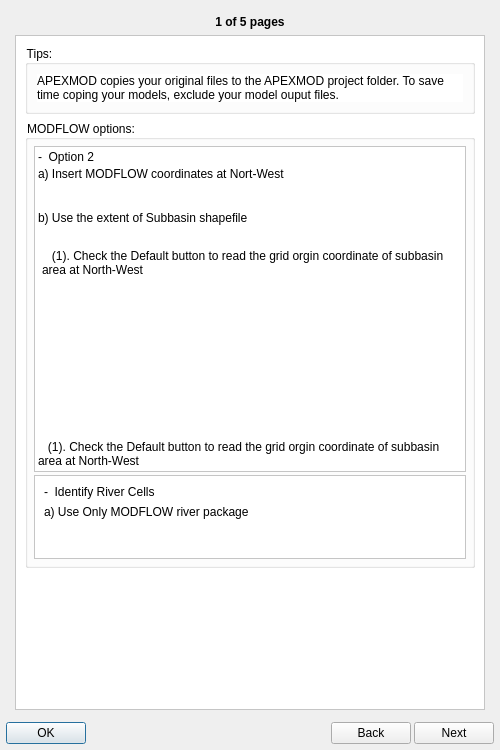
<?xml version="1.0" encoding="UTF-8"?>
<ui version="4.0">
 <class>Dialog</class>
 <widget class="QDialog" name="Dialog">
  <property name="geometry">
   <rect>
    <x>0</x>
    <y>0</y>
    <width>500</width>
    <height>750</height>
   </rect>
  </property>
  <property name="sizePolicy">
   <sizepolicy hsizetype="Expanding" vsizetype="Expanding">
    <horstretch>0</horstretch>
    <verstretch>0</verstretch>
   </sizepolicy>
  </property>
  <property name="minimumSize">
   <size>
    <width>500</width>
    <height>0</height>
   </size>
  </property>
  <property name="maximumSize">
   <size>
    <width>16777215</width>
    <height>16777215</height>
   </size>
  </property>
  <property name="sizeIncrement">
   <size>
    <width>0</width>
    <height>0</height>
   </size>
  </property>
  <property name="windowTitle">
   <string>APEXMOD Help</string>
  </property>
  <property name="windowIcon">
   <iconset resource="../../resources.qrc">
    <normaloff>:/APEXMOD/pics/am_icon.png</normaloff>:/APEXMOD/pics/am_icon.png</iconset>
  </property>
  <property name="autoFillBackground">
   <bool>false</bool>
  </property>
  <layout class="QVBoxLayout" name="verticalLayout">
   <property name="spacing">
    <number>3</number>
   </property>
   <property name="margin">
    <number>6</number>
   </property>
   <item>
    <widget class="QStackedWidget" name="stackedWidget">
     <property name="sizePolicy">
      <sizepolicy hsizetype="Expanding" vsizetype="Expanding">
       <horstretch>0</horstretch>
       <verstretch>0</verstretch>
      </sizepolicy>
     </property>
     <property name="layoutDirection">
      <enum>Qt::LeftToRight</enum>
     </property>
     <property name="frameShape">
      <enum>QFrame::NoFrame</enum>
     </property>
     <property name="currentIndex">
      <number>0</number>
     </property>
     <widget class="QWidget" name="page">
      <layout class="QVBoxLayout" name="verticalLayout_2">
       <item>
        <widget class="QLabel" name="label_3">
         <property name="font">
          <font>
           <weight>75</weight>
           <bold>true</bold>
          </font>
         </property>
         <property name="text">
          <string>1 of 5 pages</string>
         </property>
         <property name="alignment">
          <set>Qt::AlignHCenter|Qt::AlignTop</set>
         </property>
        </widget>
       </item>
       <item>
        <widget class="QScrollArea" name="scrollArea">
         <property name="sizePolicy">
          <sizepolicy hsizetype="Expanding" vsizetype="Expanding">
           <horstretch>0</horstretch>
           <verstretch>0</verstretch>
          </sizepolicy>
         </property>
         <property name="minimumSize">
          <size>
           <width>450</width>
           <height>0</height>
          </size>
         </property>
         <property name="styleSheet">
          <string notr="true">background-color: rgb(255, 255, 255);</string>
         </property>
         <property name="verticalScrollBarPolicy">
          <enum>Qt::ScrollBarAsNeeded</enum>
         </property>
         <property name="horizontalScrollBarPolicy">
          <enum>Qt::ScrollBarAlwaysOff</enum>
         </property>
         <property name="widgetResizable">
          <bool>true</bool>
         </property>
         <widget class="QWidget" name="scrollAreaWidgetContents">
          <property name="geometry">
           <rect>
            <x>0</x>
            <y>-278</y>
            <width>454</width>
            <height>1274</height>
           </rect>
          </property>
          <layout class="QVBoxLayout" name="verticalLayout_4">
           <item>
            <widget class="QGroupBox" name="groupBox">
             <property name="sizePolicy">
              <sizepolicy hsizetype="Expanding" vsizetype="Preferred">
               <horstretch>0</horstretch>
               <verstretch>0</verstretch>
              </sizepolicy>
             </property>
             <property name="title">
              <string>Tips:</string>
             </property>
             <layout class="QVBoxLayout" name="verticalLayout_5">
              <item>
               <widget class="QLabel" name="label_5">
                <property name="text">
                 <string>APEXMOD copies your original files to the APEXMOD project folder. To save time coping your models, exclude your model ouput files.</string>
                </property>
                <property name="scaledContents">
                 <bool>false</bool>
                </property>
                <property name="wordWrap">
                 <bool>true</bool>
                </property>
               </widget>
              </item>
             </layout>
            </widget>
           </item>
           <item>
            <widget class="QGroupBox" name="groupBox_2">
             <property name="title">
              <string>MODFLOW options:</string>
             </property>
             <layout class="QVBoxLayout" name="verticalLayout_6">
              <property name="spacing">
               <number>3</number>
              </property>
              <property name="margin">
               <number>6</number>
              </property>
              <item>
               <widget class="QFrame" name="frame">
                <property name="frameShape">
                 <enum>QFrame::StyledPanel</enum>
                </property>
                <property name="frameShadow">
                 <enum>QFrame::Raised</enum>
                </property>
                <layout class="QVBoxLayout" name="verticalLayout_7">
                 <property name="spacing">
                  <number>3</number>
                 </property>
                 <property name="margin">
                  <number>3</number>
                 </property>
                 <item>
                  <widget class="QLabel" name="label_6">
                   <property name="text">
                    <string>-  Option 2</string>
                   </property>
                  </widget>
                 </item>
                 <item>
                  <widget class="QLabel" name="label_7">
                   <property name="text">
                    <string>a) Insert MODFLOW coordinates at Nort-West</string>
                   </property>
                  </widget>
                 </item>
                 <item>
                  <layout class="QHBoxLayout" name="horizontalLayout_2">
                   <property name="spacing">
                    <number>0</number>
                   </property>
                   <property name="topMargin">
                    <number>0</number>
                   </property>
                   <property name="bottomMargin">
                    <number>10</number>
                   </property>
                   <item>
                    <widget class="QLabel" name="label_4">
                     <property name="sizePolicy">
                      <sizepolicy hsizetype="Expanding" vsizetype="Expanding">
                       <horstretch>0</horstretch>
                       <verstretch>0</verstretch>
                      </sizepolicy>
                     </property>
                     <property name="maximumSize">
                      <size>
                       <width>300</width>
                       <height>180</height>
                      </size>
                     </property>
                     <property name="sizeIncrement">
                      <size>
                       <width>0</width>
                       <height>0</height>
                      </size>
                     </property>
                     <property name="text">
                      <string/>
                     </property>
                     <property name="pixmap">
                      <pixmap resource="../../resources.qrc">:/APEXMOD/pics/help_pics/01_mf_option2.png</pixmap>
                     </property>
                     <property name="scaledContents">
                      <bool>true</bool>
                     </property>
                     <property name="alignment">
                      <set>Qt::AlignHCenter|Qt::AlignTop</set>
                     </property>
                    </widget>
                   </item>
                  </layout>
                 </item>
                 <item>
                  <widget class="QLabel" name="label_9">
                   <property name="text">
                    <string>b) Use the extent of Subbasin shapefile</string>
                   </property>
                  </widget>
                 </item>
                 <item>
                  <layout class="QHBoxLayout" name="horizontalLayout_3">
                   <property name="topMargin">
                    <number>0</number>
                   </property>
                   <item>
                    <widget class="QLabel" name="label_8">
                     <property name="maximumSize">
                      <size>
                       <width>300</width>
                       <height>120</height>
                      </size>
                     </property>
                     <property name="text">
                      <string/>
                     </property>
                     <property name="pixmap">
                      <pixmap resource="../../resources.qrc">:/APEXMOD/pics/help_pics/02_mf_option2.png</pixmap>
                     </property>
                     <property name="scaledContents">
                      <bool>true</bool>
                     </property>
                    </widget>
                   </item>
                  </layout>
                 </item>
                 <item>
                  <widget class="QPlainTextEdit" name="plainTextEdit">
                   <property name="sizePolicy">
                    <sizepolicy hsizetype="Expanding" vsizetype="Fixed">
                     <horstretch>0</horstretch>
                     <verstretch>0</verstretch>
                    </sizepolicy>
                   </property>
                   <property name="frameShape">
                    <enum>QFrame::NoFrame</enum>
                   </property>
                   <property name="frameShadow">
                    <enum>QFrame::Sunken</enum>
                   </property>
                   <property name="readOnly">
                    <bool>true</bool>
                   </property>
                   <property name="plainText">
                    <string>   (1). Check the Default button to read the grid orgin coordinate of subbasin area at North-West</string>
                   </property>
                  </widget>
                 </item>
                 <item>
                  <widget class="QLabel" name="label_10">
                   <property name="text">
                    <string>   (1). Check the Default button to read the grid orgin coordinate of subbasin area at North-West</string>
                   </property>
                   <property name="wordWrap">
                    <bool>true</bool>
                   </property>
                  </widget>
                 </item>
                </layout>
               </widget>
              </item>
              <item>
               <widget class="QFrame" name="frame_2">
                <property name="frameShape">
                 <enum>QFrame::StyledPanel</enum>
                </property>
                <property name="frameShadow">
                 <enum>QFrame::Raised</enum>
                </property>
                <layout class="QVBoxLayout" name="verticalLayout_8">
                 <item>
                  <widget class="QLabel" name="label_11">
                   <property name="text">
                    <string>-  Identify River Cells</string>
                   </property>
                  </widget>
                 </item>
                 <item>
                  <widget class="QLabel" name="label_12">
                   <property name="text">
                    <string>a) Use Only MODFLOW river package</string>
                   </property>
                  </widget>
                 </item>
                 <item>
                  <layout class="QHBoxLayout" name="horizontalLayout_4">
                   <property name="topMargin">
                    <number>10</number>
                   </property>
                   <item>
                    <widget class="QLabel" name="label_13">
                     <property name="maximumSize">
                      <size>
                       <width>400</width>
                       <height>450</height>
                      </size>
                     </property>
                     <property name="text">
                      <string/>
                     </property>
                     <property name="pixmap">
                      <pixmap resource="../../resources.qrc">:/APEXMOD/pics/help_pics/03_IdRiver01.png</pixmap>
                     </property>
                     <property name="scaledContents">
                      <bool>true</bool>
                     </property>
                    </widget>
                   </item>
                  </layout>
                 </item>
                </layout>
               </widget>
              </item>
             </layout>
            </widget>
           </item>
           <item>
            <spacer name="verticalSpacer">
             <property name="orientation">
              <enum>Qt::Vertical</enum>
             </property>
             <property name="sizeHint" stdset="0">
              <size>
               <width>20</width>
               <height>40</height>
              </size>
             </property>
            </spacer>
           </item>
          </layout>
         </widget>
        </widget>
       </item>
      </layout>
     </widget>
     <widget class="QWidget" name="page_2">
      <layout class="QVBoxLayout" name="verticalLayout_3">
       <item>
        <widget class="QLabel" name="label">
         <property name="sizePolicy">
          <sizepolicy hsizetype="Expanding" vsizetype="Expanding">
           <horstretch>0</horstretch>
           <verstretch>0</verstretch>
          </sizepolicy>
         </property>
         <property name="font">
          <font>
           <weight>75</weight>
           <bold>true</bold>
          </font>
         </property>
         <property name="text">
          <string>2 of 5 pages</string>
         </property>
         <property name="alignment">
          <set>Qt::AlignHCenter|Qt::AlignTop</set>
         </property>
        </widget>
       </item>
       <item>
        <widget class="QLabel" name="label_2">
         <property name="maximumSize">
          <size>
           <width>400</width>
           <height>200</height>
          </size>
         </property>
         <property name="text">
          <string/>
         </property>
         <property name="pixmap">
          <pixmap resource="../../resources.qrc">:/APEXMOD/pics/modflow_obs.png</pixmap>
         </property>
         <property name="scaledContents">
          <bool>true</bool>
         </property>
        </widget>
       </item>
      </layout>
     </widget>
     <widget class="QWidget" name="page_3"/>
    </widget>
   </item>
   <item>
    <layout class="QHBoxLayout" name="horizontalLayout">
     <property name="topMargin">
      <number>0</number>
     </property>
     <item>
      <widget class="QDialogButtonBox" name="buttonBox">
       <property name="sizePolicy">
        <sizepolicy hsizetype="Fixed" vsizetype="Minimum">
         <horstretch>0</horstretch>
         <verstretch>0</verstretch>
        </sizepolicy>
       </property>
       <property name="orientation">
        <enum>Qt::Horizontal</enum>
       </property>
       <property name="standardButtons">
        <set>QDialogButtonBox::Ok</set>
       </property>
       <property name="centerButtons">
        <bool>true</bool>
       </property>
      </widget>
     </item>
     <item>
      <spacer name="horizontalSpacer">
       <property name="orientation">
        <enum>Qt::Horizontal</enum>
       </property>
       <property name="sizeHint" stdset="0">
        <size>
         <width>40</width>
         <height>20</height>
        </size>
       </property>
      </spacer>
     </item>
     <item>
      <widget class="QPushButton" name="pushButton_back_page">
       <property name="text">
        <string>Back</string>
       </property>
      </widget>
     </item>
     <item>
      <widget class="QPushButton" name="pushButton_next_page">
       <property name="text">
        <string>Next</string>
       </property>
      </widget>
     </item>
    </layout>
   </item>
  </layout>
 </widget>
 <connections>
  <connection>
   <sender>buttonBox</sender>
   <signal>accepted()</signal>
   <receiver>Dialog</receiver>
   <slot>accept()</slot>
   <hints>
    <hint type="sourcelabel">
     <x>248</x>
     <y>254</y>
    </hint>
    <hint type="destinationlabel">
     <x>157</x>
     <y>274</y>
    </hint>
   </hints>
  </connection>
  <connection>
   <sender>buttonBox</sender>
   <signal>rejected()</signal>
   <receiver>Dialog</receiver>
   <slot>reject()</slot>
   <hints>
    <hint type="sourcelabel">
     <x>316</x>
     <y>260</y>
    </hint>
    <hint type="destinationlabel">
     <x>286</x>
     <y>274</y>
    </hint>
   </hints>
  </connection>
 </connections>
</ui>
